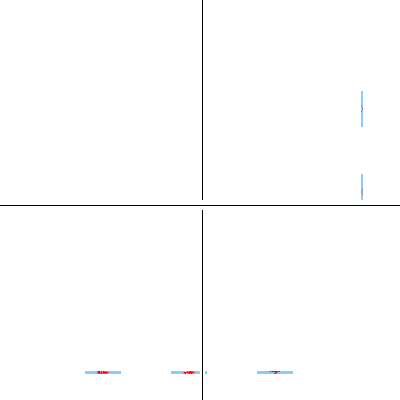
<?xml version="1.0" encoding="UTF-8"?>
<ui version="4.0">
 <class>HWRPaint</class>
 <widget class="QWidget" name="HWRPaint">
  <property name="geometry">
   <rect>
    <x>0</x>
    <y>0</y>
    <width>400</width>
    <height>400</height>
   </rect>
  </property>
  <property name="windowTitle">
   <string>HWRPaint</string>
  </property>
  <property name="autoFillBackground">
   <bool>false</bool>
  </property>
  <property name="styleSheet">
   <string notr="true">Background: rgb(255, 255, 255)</string>
  </property>
  <widget class="Line" name="line">
   <property name="geometry">
    <rect>
     <x>0</x>
     <y>200</y>
     <width>400</width>
     <height>10</height>
    </rect>
   </property>
   <property name="font">
    <font>
     <pointsize>1</pointsize>
     <underline>false</underline>
     <strikeout>false</strikeout>
    </font>
   </property>
   <property name="autoFillBackground">
    <bool>false</bool>
   </property>
   <property name="styleSheet">
    <string notr="true"/>
   </property>
   <property name="frameShadow">
    <enum>QFrame::Plain</enum>
   </property>
   <property name="orientation">
    <enum>Qt::Horizontal</enum>
   </property>
  </widget>
  <widget class="Line" name="line_2">
   <property name="geometry">
    <rect>
     <x>200</x>
     <y>0</y>
     <width>5</width>
     <height>400</height>
    </rect>
   </property>
   <property name="frameShadow">
    <enum>QFrame::Plain</enum>
   </property>
   <property name="orientation">
    <enum>Qt::Vertical</enum>
   </property>
  </widget>
  <widget class="QWidget" name="">
   <property name="geometry">
    <rect>
     <x>30</x>
     <y>360</y>
     <width>321</width>
     <height>25</height>
    </rect>
   </property>
   <layout class="QHBoxLayout" name="candidate_layout">
    <item>
     <widget class="QPushButton" name="pushButton">
      <property name="maximumSize">
       <size>
        <width>36</width>
        <height>36</height>
       </size>
      </property>
      <property name="styleSheet">
       <string notr="true">background-color: #87cefa;
color: #ff0000; 
font-weight: bold; 
border-radius: 8px;</string>
      </property>
      <property name="text">
       <string>候</string>
      </property>
     </widget>
    </item>
    <item>
     <widget class="QPushButton" name="pushButton_2">
      <property name="maximumSize">
       <size>
        <width>36</width>
        <height>36</height>
       </size>
      </property>
      <property name="styleSheet">
       <string notr="true">background-color: #87cefa;
color: #ff0000; 
font-weight: bold; 
border-radius: 8px;</string>
      </property>
      <property name="text">
       <string>选</string>
      </property>
     </widget>
    </item>
    <item>
     <widget class="QPushButton" name="pushButton_3">
      <property name="maximumSize">
       <size>
        <width>36</width>
        <height>36</height>
       </size>
      </property>
      <property name="styleSheet">
       <string notr="true">background-color: #87cefa;
color: #ff0000; 
font-weight: bold; 
border-radius: 8px;</string>
      </property>
      <property name="text">
       <string>字</string>
      </property>
     </widget>
    </item>
   </layout>
  </widget>
  <widget class="QWidget" name="">
   <property name="geometry">
    <rect>
     <x>350</x>
     <y>40</y>
     <width>24</width>
     <height>221</height>
    </rect>
   </property>
   <layout class="QVBoxLayout" name="option_layout" stretch="1,1,1,1,1">
    <item>
     <spacer name="verticalSpacer_2">
      <property name="orientation">
       <enum>Qt::Vertical</enum>
      </property>
      <property name="sizeHint" stdset="0">
       <size>
        <width>20</width>
        <height>40</height>
       </size>
      </property>
     </spacer>
    </item>
    <item>
     <widget class="QPushButton" name="up">
      <property name="sizePolicy">
       <sizepolicy hsizetype="Minimum" vsizetype="Fixed">
        <horstretch>0</horstretch>
        <verstretch>0</verstretch>
       </sizepolicy>
      </property>
      <property name="maximumSize">
       <size>
        <width>36</width>
        <height>36</height>
       </size>
      </property>
      <property name="font">
       <font>
        <weight>75</weight>
        <bold>true</bold>
       </font>
      </property>
      <property name="styleSheet">
       <string notr="true">background-color: #87cefa;
color: #ff0000; 
font-weight: bold; 
border-radius: 8px;</string>
      </property>
      <property name="text">
       <string>&lt;&lt;</string>
      </property>
     </widget>
    </item>
    <item>
     <spacer name="verticalSpacer">
      <property name="orientation">
       <enum>Qt::Vertical</enum>
      </property>
      <property name="sizeHint" stdset="0">
       <size>
        <width>20</width>
        <height>40</height>
       </size>
      </property>
     </spacer>
    </item>
    <item>
     <widget class="QPushButton" name="down">
      <property name="maximumSize">
       <size>
        <width>36</width>
        <height>36</height>
       </size>
      </property>
      <property name="font">
       <font>
        <weight>75</weight>
        <bold>true</bold>
       </font>
      </property>
      <property name="styleSheet">
       <string notr="true">background-color: #87cefa;
color: #ff0000; 
font-weight: bold; 
border-radius: 8px;</string>
      </property>
      <property name="text">
       <string>&gt;&gt;</string>
      </property>
     </widget>
    </item>
    <item>
     <spacer name="verticalSpacer_3">
      <property name="orientation">
       <enum>Qt::Vertical</enum>
      </property>
      <property name="sizeHint" stdset="0">
       <size>
        <width>20</width>
        <height>40</height>
       </size>
      </property>
     </spacer>
    </item>
   </layout>
   <zorder>verticalSpacer</zorder>
   <zorder>verticalSpacer_2</zorder>
   <zorder>verticalSpacer_3</zorder>
   <zorder>down</zorder>
  </widget>
  <zorder>line_2</zorder>
  <zorder>line</zorder>
  <zorder>pushButton</zorder>
  <zorder>pushButton_2</zorder>
  <zorder>up</zorder>
  <zorder>down</zorder>
 </widget>
 <layoutdefault spacing="6" margin="11"/>
 <resources/>
 <connections/>
</ui>
